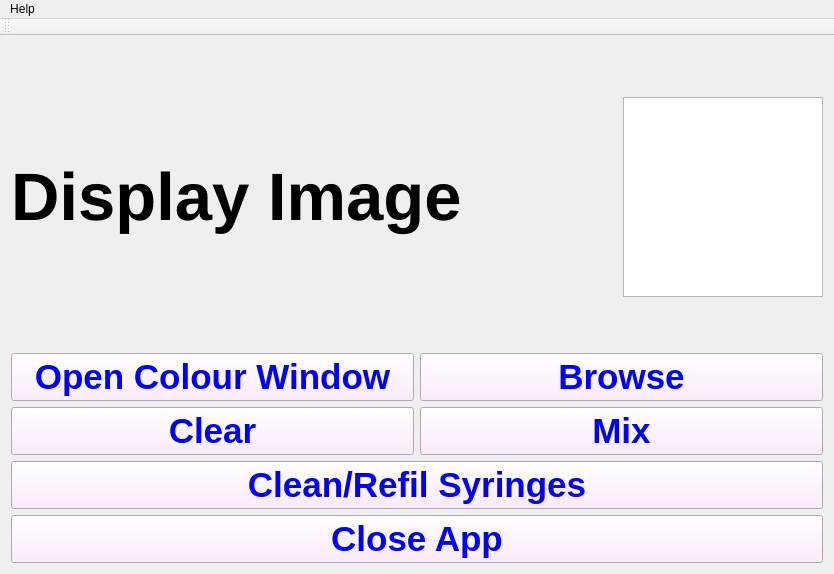
<?xml version="1.0" encoding="UTF-8"?>
<ui version="4.0">
 <class>MainWindow</class>
 <widget class="QMainWindow" name="MainWindow">
  <property name="geometry">
   <rect>
    <x>0</x>
    <y>0</y>
    <width>834</width>
    <height>529</height>
   </rect>
  </property>
  <property name="maximumSize">
   <size>
    <width>834</width>
    <height>800</height>
   </size>
  </property>
  <property name="windowTitle">
   <string>MainWindow</string>
  </property>
  <property name="styleSheet">
   <string notr="true"/>
  </property>
  <widget class="QWidget" name="centralWidget">
   <property name="sizePolicy">
    <sizepolicy hsizetype="Expanding" vsizetype="Expanding">
     <horstretch>0</horstretch>
     <verstretch>0</verstretch>
    </sizepolicy>
   </property>
   <layout class="QGridLayout" name="gridLayout">
    <item row="0" column="0">
     <layout class="QVBoxLayout" name="verticalLayout_2">
      <item>
       <layout class="QHBoxLayout" name="horizontalLayout_3">
        <property name="sizeConstraint">
         <enum>QLayout::SetMaximumSize</enum>
        </property>
        <item>
         <widget class="QLabel" name="label_logo">
          <property name="minimumSize">
           <size>
            <width>600</width>
            <height>300</height>
           </size>
          </property>
          <property name="maximumSize">
           <size>
            <width>600</width>
            <height>300</height>
           </size>
          </property>
          <property name="font">
           <font>
            <pointsize>50</pointsize>
            <weight>75</weight>
            <bold>true</bold>
           </font>
          </property>
          <property name="styleSheet">
           <string notr="true">background-color: rgba(0, 0, 0, 0%);</string>
          </property>
          <property name="text">
           <string>Display Image</string>
          </property>
         </widget>
        </item>
        <item>
         <spacer name="horizontalSpacer">
          <property name="orientation">
           <enum>Qt::Horizontal</enum>
          </property>
          <property name="sizeHint" stdset="0">
           <size>
            <width>40</width>
            <height>20</height>
           </size>
          </property>
         </spacer>
        </item>
        <item>
         <widget class="QTextEdit" name="colour_selected">
          <property name="sizePolicy">
           <sizepolicy hsizetype="Preferred" vsizetype="Preferred">
            <horstretch>0</horstretch>
            <verstretch>0</verstretch>
           </sizepolicy>
          </property>
          <property name="minimumSize">
           <size>
            <width>200</width>
            <height>200</height>
           </size>
          </property>
          <property name="maximumSize">
           <size>
            <width>200</width>
            <height>200</height>
           </size>
          </property>
          <property name="cursor" stdset="0">
           <cursorShape>ArrowCursor</cursorShape>
          </property>
          <property name="readOnly">
           <bool>true</bool>
          </property>
          <property name="cursorWidth">
           <number>0</number>
          </property>
          <property name="textInteractionFlags">
           <set>Qt::NoTextInteraction</set>
          </property>
         </widget>
        </item>
       </layout>
      </item>
      <item>
       <layout class="QVBoxLayout" name="verticalLayout">
        <item>
         <layout class="QHBoxLayout" name="horizontalLayout_2">
          <item>
           <widget class="QPushButton" name="pushButton_3">
            <property name="sizePolicy">
             <sizepolicy hsizetype="Preferred" vsizetype="Preferred">
              <horstretch>0</horstretch>
              <verstretch>0</verstretch>
             </sizepolicy>
            </property>
            <property name="font">
             <font>
              <pointsize>26</pointsize>
              <weight>75</weight>
              <bold>true</bold>
             </font>
            </property>
            <property name="styleSheet">
             <string notr="true">color: rgb(0, 0, 255);
background-color: rgb(255, 230, 255);</string>
            </property>
            <property name="text">
             <string>Open Colour Window</string>
            </property>
           </widget>
          </item>
          <item>
           <widget class="QPushButton" name="pushButton_4">
            <property name="sizePolicy">
             <sizepolicy hsizetype="Preferred" vsizetype="Preferred">
              <horstretch>0</horstretch>
              <verstretch>0</verstretch>
             </sizepolicy>
            </property>
            <property name="font">
             <font>
              <pointsize>26</pointsize>
              <weight>75</weight>
              <bold>true</bold>
             </font>
            </property>
            <property name="styleSheet">
             <string notr="true">color: rgb(0, 0, 255);
background-color: rgb(255, 230, 255);</string>
            </property>
            <property name="text">
             <string>Browse</string>
            </property>
           </widget>
          </item>
         </layout>
        </item>
        <item>
         <layout class="QHBoxLayout" name="horizontalLayout">
          <item>
           <widget class="QPushButton" name="pushButton">
            <property name="sizePolicy">
             <sizepolicy hsizetype="Preferred" vsizetype="Preferred">
              <horstretch>0</horstretch>
              <verstretch>0</verstretch>
             </sizepolicy>
            </property>
            <property name="font">
             <font>
              <pointsize>26</pointsize>
              <weight>75</weight>
              <bold>true</bold>
             </font>
            </property>
            <property name="styleSheet">
             <string notr="true">color: rgb(0, 0, 255);
background-color: rgb(255, 230, 255);</string>
            </property>
            <property name="text">
             <string>Clear</string>
            </property>
           </widget>
          </item>
          <item>
           <widget class="QPushButton" name="pushButton_2">
            <property name="sizePolicy">
             <sizepolicy hsizetype="Preferred" vsizetype="Preferred">
              <horstretch>0</horstretch>
              <verstretch>0</verstretch>
             </sizepolicy>
            </property>
            <property name="font">
             <font>
              <pointsize>26</pointsize>
              <weight>75</weight>
              <bold>true</bold>
             </font>
            </property>
            <property name="styleSheet">
             <string notr="true">color: rgb(0, 0, 255);
background-color: rgb(255, 230, 255);</string>
            </property>
            <property name="text">
             <string>Mix</string>
            </property>
           </widget>
          </item>
         </layout>
        </item>
        <item>
         <widget class="QPushButton" name="pushButton_6">
          <property name="sizePolicy">
           <sizepolicy hsizetype="Preferred" vsizetype="Preferred">
            <horstretch>0</horstretch>
            <verstretch>0</verstretch>
           </sizepolicy>
          </property>
          <property name="font">
           <font>
            <pointsize>26</pointsize>
            <weight>75</weight>
            <bold>true</bold>
           </font>
          </property>
          <property name="styleSheet">
           <string notr="true">color: rgb(0, 0, 255);
background-color: rgb(255, 230, 255);</string>
          </property>
          <property name="text">
           <string>Clean/Refil Syringes</string>
          </property>
         </widget>
        </item>
        <item>
         <widget class="QPushButton" name="pushButton_5">
          <property name="sizePolicy">
           <sizepolicy hsizetype="Preferred" vsizetype="Preferred">
            <horstretch>0</horstretch>
            <verstretch>0</verstretch>
           </sizepolicy>
          </property>
          <property name="font">
           <font>
            <pointsize>26</pointsize>
            <weight>75</weight>
            <bold>true</bold>
           </font>
          </property>
          <property name="styleSheet">
           <string notr="true">color: rgb(0, 0, 255);
background-color: rgb(255, 230, 255);</string>
          </property>
          <property name="text">
           <string>Close App</string>
          </property>
         </widget>
        </item>
       </layout>
      </item>
     </layout>
    </item>
   </layout>
  </widget>
  <widget class="QMenuBar" name="menuBar">
   <property name="geometry">
    <rect>
     <x>0</x>
     <y>0</y>
     <width>834</width>
     <height>17</height>
    </rect>
   </property>
   <widget class="QMenu" name="menuHelp">
    <property name="title">
     <string>Help</string>
    </property>
    <addaction name="actionApp_Help"/>
    <addaction name="separator"/>
    <addaction name="actionAbout"/>
   </widget>
   <addaction name="menuHelp"/>
  </widget>
  <widget class="QToolBar" name="mainToolBar">
   <attribute name="toolBarArea">
    <enum>TopToolBarArea</enum>
   </attribute>
   <attribute name="toolBarBreak">
    <bool>false</bool>
   </attribute>
  </widget>
  <action name="actionApp_Help">
   <property name="text">
    <string>App Help</string>
   </property>
  </action>
  <action name="actionAbout">
   <property name="text">
    <string>About</string>
   </property>
  </action>
 </widget>
 <layoutdefault spacing="6" margin="11"/>
 <resources/>
 <connections/>
</ui>
